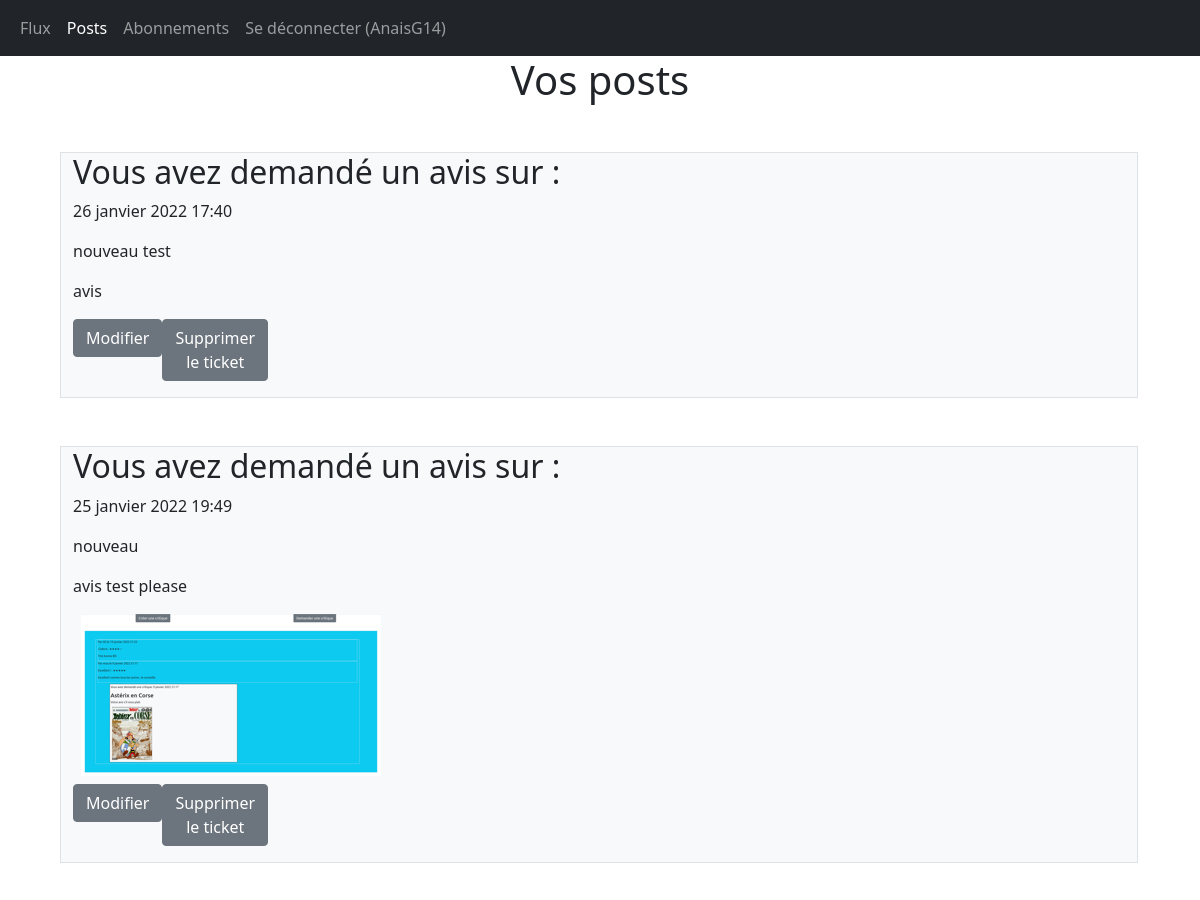
/home/display_user_posts/ (signed in, upper part), run on an earlier commit of the app's database.
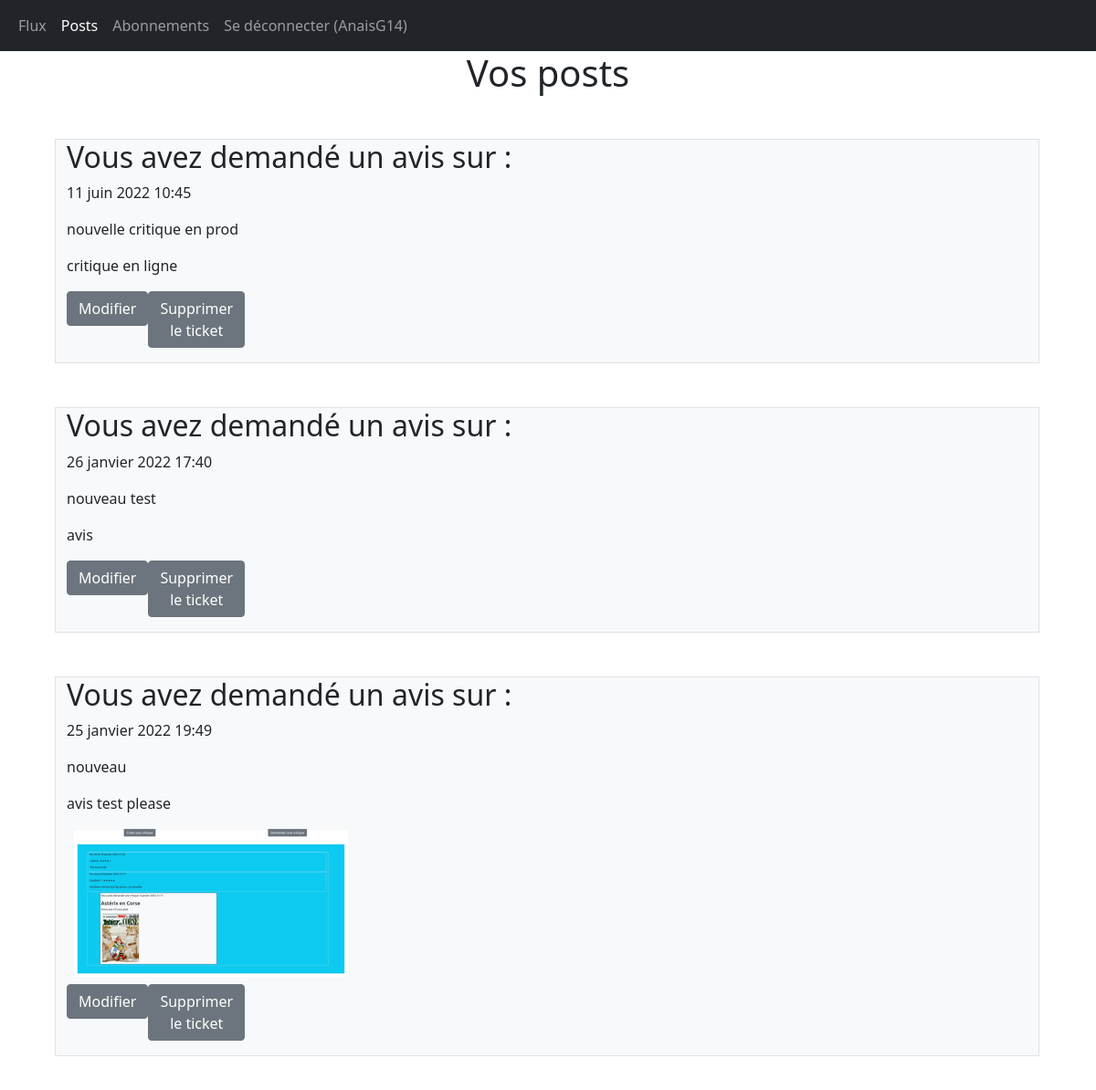
And on a later commit of the database.
### review/models.py (models this page shows, shortened)
class Ticket(models.Model):
    title = models.CharField('Titre', max_length=128)
    description = models.TextField(max_length=2048)
    user = models.ForeignKey(settings.AUTH_USER_MODEL, on_delete=models.CASCADE)
    image = models.ImageField(null=True, blank=True)
    time_created = models.DateTimeField(auto_now_add=True)
    number_reviews = models.IntegerField(default=0)
    IMAGE_MAX_SIZE = (300, 300)

### review/views.py (the view)
# urls.py: path('display_user_posts/', views.display_user_posts, name="display_user_posts"),
@login_required
def display_user_posts(request):
    tickets = models.Ticket.objects.filter(user=request.user)
    reviews = models.Review.objects.filter(user=request.user)
    tickets = tickets.annotate(content_type=Value("TICKET", CharField()))
    reviews = reviews.annotate(content_type=Value("REVIEW", CharField()))
    posts = sorted(
        chain(reviews, tickets),
        key=lambda post: post.time_created,
        reverse=True
    )
    context = {'posts': posts, 'all_posts': 'all_posts'}
    return render(request, 'review/user_post.html', context)

### review/models.py (called while the page is built)
    @property  # instance.get_rating_star
    def get_rating_star(self):
        return chr(9733) * self.rating + chr(9734) * (5 - self.rating)

### review/templates/review/user_post.html (shortened to what this page needs)
{% extends 'base.html' %}
{% block content %}
<h1 class="d-flex justify-content-center">Vos posts</h1>
<div class="container-fluid">
    <div>
        {% for post in posts %}
            {% if post.content_type == 'TICKET' %}
                <div class="col-11 container-fluid bg-light border m-5">
                    <h2>Vous avez demandé un avis sur :</h2>
                    <p>{{ post.time_created }}</p>
                    <p>{{ post.title }}</p>
                    <p>{{ post.description }}</p>
                    {% if post.image %}
                    <p class="m-2"><img src="{{post.image.url}}" alt="{{post.title}}"></p>
                    {% endif %}
                    <p class="col-2 d-flex justify-content-around">
                        <a href="{% url 'review:add_ticket' ticket_id=post.id %}"><button type="button" class="btn btn-secondary">Modifier</button></a>
                        <a href="{% url 'review:delete_ticket' ticket_id=post.id %}"><button type="button" class="btn btn-secondary">Supprimer le ticket</button></a>
                    </p>
                </div>
            {% endif %}
        {% endfor %}
    </div>
</div>
{% endblock %}

What changed in the data, as far as the page shows it:
added Ticket: time_created "11 juin 2022 10:45", title "nouvelle critique en prod", description "critique en ligne"
